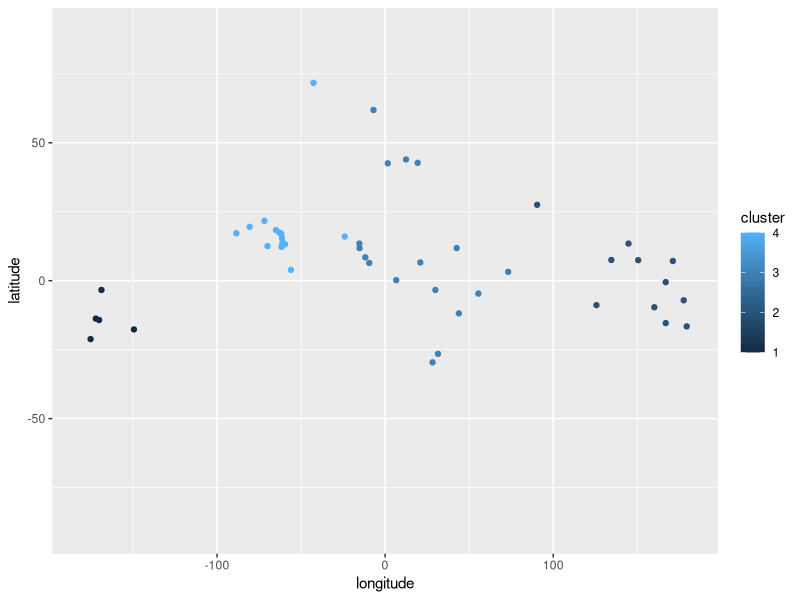

R code for this plot:
library(tidyverse)
set.seed(69420)

country_locations = read_csv("data/clean_country_locations.csv")
gdp_data = read_csv("data/clean_country_gdps.csv") %>% filter(cluster==1 & country_code %in% country_locations$country_code) %>% select(-cluster)

merged_data = merge(gdp_data, country_locations, by="country_code")

# Elbow method, 3,4 clusters is optimal
# explained_ss <- rep(NA, 10)
# for(k in 1:10){
#   # run k-means on the data
#   clustering <- kmeans(merged_data %>% select(longitude, latitude), k)
#   explained_ss[k] <- clustering$betweenss / clustering$totss
# }
# 
# ggplot() +
#   aes(x=1:10, y=1-explained_ss) +
#   geom_line() +
#   geom_point() +
#   labs(x="Number of Clusters",
#        y="Remaining Variation",
#        title="K-Means Clustering Performance") +
#   theme(text=element_text(size=18)) +
#   scale_x_continuous(breaks=1:10) +
#   scale_x_continuous(breaks=1:10)

clustering <- kmeans(merged_data %>% select(longitude, latitude), 4)
merged_data <- merged_data %>% mutate(cluster = clustering$cluster)

merged_data %>% ggplot(aes(x = longitude, y = latitude, color=cluster)) + geom_point() + xlim(-180, 180) + ylim(-90, 90)

# write.csv(merged_data, "data/country_locations_cluster.csv", row.names=FALSE)